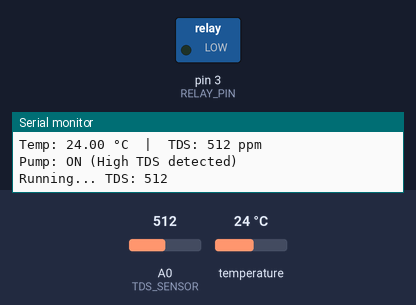
A sketch run on a simulated Arduino Uno, built with avr-gcc and run on an emulated ATmega328P. On the bench: switched loads named in the sketch (green lamp = pin HIGH), the last lines printed to the serial monitor. The test bench sets the inputs (shaded band); at power-on: A0 (TDS_SENSOR) = 512, temperature 24 °C.

Above: at 14.9 s.
15.0 s: A0 (TDS_SENSOR) set to 290
At 16.8 s:
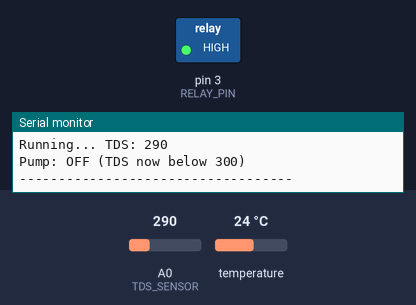
18.2 s: A0 (TDS_SENSOR) set to 312
At 29.6 s:
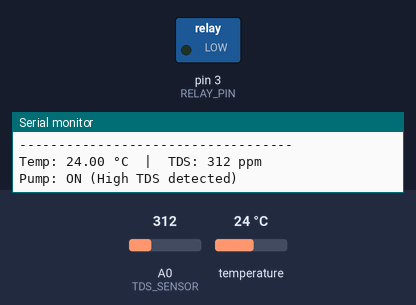
Timing chart, 0 to 40.0 s (numbered marks = the images above; inputs shaded):
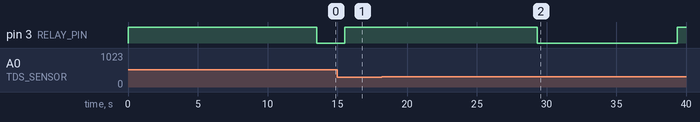

The sketch:

finale.ino
```cpp
#include <OneWire.h>
#include <DallasTemperature.h>

#define ONE_WIRE_BUS 2
#define TDS_SENSOR A0
#define RELAY_PIN 3

#define TDS_ON_THRESHOLD 300
#define TDS_OFF_THRESHOLD 300
#define PUMP_RUN_TIME 10000
#define PAUSE_TIME 3000
#define CHECK_INTERVAL 10000
#define SAMPLE_DELAY 500

OneWire oneWire(ONE_WIRE_BUS);
DallasTemperature sensors(&oneWire);

unsigned long lastPumpTime = 0;
bool pumpRunning = false;

void setup() {
  Serial.begin(9600);
  sensors.begin();
  pinMode(RELAY_PIN, OUTPUT);
  digitalWrite(RELAY_PIN, HIGH);
  delay(2000);
  Serial.println("System Ready");
  Serial.println("-----------------------------------");
}

void loop() {
  sensors.requestTemperatures();
  float tempC = sensors.getTempCByIndex(0);
  int tdsValue = analogRead(TDS_SENSOR);

  Serial.print("Temp: ");
  Serial.print(tempC);
  Serial.print(" °C  |  TDS: ");
  Serial.print(tdsValue);
  Serial.println(" ppm");

  unsigned long currentTime = millis();

  if (!pumpRunning && tdsValue > TDS_ON_THRESHOLD && (currentTime - lastPumpTime) > PAUSE_TIME) {
    pumpRunning = true;
    digitalWrite(RELAY_PIN, LOW);
    Serial.println("Pump: ON (High TDS detected)");

    unsigned long startTime = millis();

    while (millis() - startTime < PUMP_RUN_TIME) {
      sensors.requestTemperatures();
      tdsValue = analogRead(TDS_SENSOR);

      Serial.print("Running... TDS: ");
      Serial.println(tdsValue);

      if (tdsValue < TDS_OFF_THRESHOLD) {
        Serial.println("Pump: OFF (TDS now below 300)");
        break;
      }

      delay(SAMPLE_DELAY);
    }

    digitalWrite(RELAY_PIN, HIGH);
    pumpRunning = false;
    lastPumpTime = millis();
    Serial.println("-----------------------------------");
    delay(PAUSE_TIME);
  }

  delay(CHECK_INTERVAL);
}
```

Measured:
- the behaviour switches between 300 and 301 on A0 (TDS_SENSOR) (found by bisection; images 1 and 2)
- after the input at 15.0 s, pin 3 (RELAY_PIN): LOW → HIGH after 0.55 s
- after the input at 18.2 s, pin 3 (RELAY_PIN): HIGH → LOW after 11.1 s, → HIGH 10.0 s later
